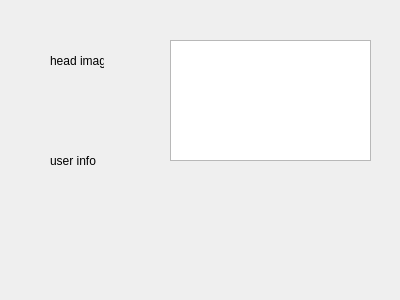
<?xml version="1.0" encoding="UTF-8"?>
<ui version="4.0">
 <class>EbDialogRequestAddContact</class>
 <widget class="QDialog" name="EbDialogRequestAddContact">
  <property name="geometry">
   <rect>
    <x>0</x>
    <y>0</y>
    <width>400</width>
    <height>300</height>
   </rect>
  </property>
  <property name="windowTitle">
   <string>Dialog</string>
  </property>
  <widget class="QLabel" name="labelHeadImage">
   <property name="geometry">
    <rect>
     <x>50</x>
     <y>30</y>
     <width>54</width>
     <height>61</height>
    </rect>
   </property>
   <property name="text">
    <string>head image</string>
   </property>
  </widget>
  <widget class="QLabel" name="labelUserInfo">
   <property name="geometry">
    <rect>
     <x>50</x>
     <y>130</y>
     <width>54</width>
     <height>61</height>
    </rect>
   </property>
   <property name="text">
    <string>user info</string>
   </property>
  </widget>
  <widget class="QPlainTextEdit" name="plainTextEditDescription">
   <property name="geometry">
    <rect>
     <x>170</x>
     <y>40</y>
     <width>201</width>
     <height>121</height>
    </rect>
   </property>
  </widget>
 </widget>
 <resources/>
 <connections/>
</ui>
